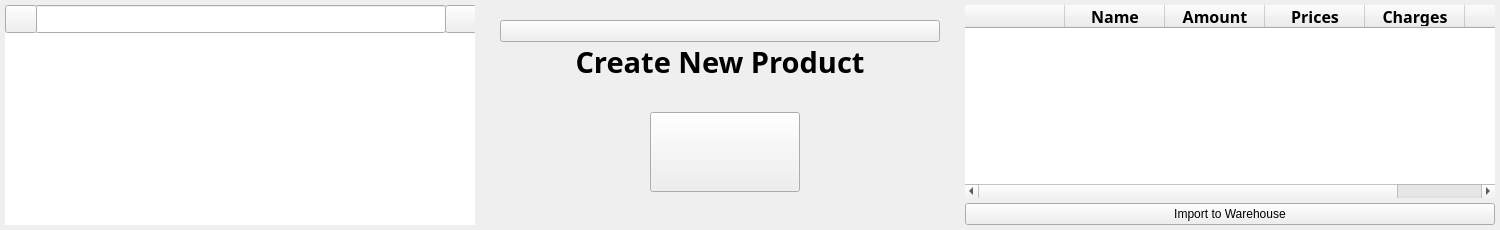
           <widget class="QWidget" name="widget_2" native="true">
            <layout class="QHBoxLayout" name="horizontalLayout_7">
             <property name="spacing">
              <number>0</number>
             </property>
             <property name="leftMargin">
              <number>0</number>
             </property>
             <property name="topMargin">
              <number>0</number>
             </property>
             <property name="rightMargin">
              <number>0</number>
             </property>
             <property name="bottomMargin">
              <number>0</number>
             </property>
             <item>
              <widget class="QWidget" name="widget_search" native="true">
               <property name="enabled">
                <bool>true</bool>
               </property>
               <property name="minimumSize">
                <size>
                 <width>480</width>
                 <height>0</height>
                </size>
               </property>
               <property name="maximumSize">
                <size>
                 <width>480</width>
                 <height>16777215</height>
                </size>
               </property>
               <layout class="QVBoxLayout" name="verticalLayout_6">
                <property name="spacing">
                 <number>0</number>
                </property>
                <property name="leftMargin">
                 <number>5</number>
                </property>
                <property name="topMargin">
                 <number>5</number>
                </property>
                <property name="rightMargin">
                 <number>5</number>
                </property>
                <property name="bottomMargin">
                 <number>5</number>
                </property>
                <item>
                 <widget class="QWidget" name="widget_8" native="true">
                  <property name="minimumSize">
                   <size>
                    <width>0</width>
                    <height>28</height>
                   </size>
                  </property>
                  <widget class="QLineEdit" name="search_box">
                   <property name="geometry">
                    <rect>
                     <x>30</x>
                     <y>0</y>
                     <width>411</width>
                     <height>28</height>
                    </rect>
                   </property>
                   <property name="sizePolicy">
                    <sizepolicy hsizetype="Minimum" vsizetype="Fixed">
                     <horstretch>0</horstretch>
                     <verstretch>0</verstretch>
                    </sizepolicy>
                   </property>
                   <property name="minimumSize">
                    <size>
                     <width>200</width>
                     <height>0</height>
                    </size>
                   </property>
                   <property name="maximumSize">
                    <size>
                     <width>450</width>
                     <height>16777215</height>
                    </size>
                   </property>
                   <property name="font">
                    <font>
                     <family>Comfortaa</family>
                     <pointsize>11</pointsize>
                     <weight>50</weight>
                     <italic>false</italic>
                     <bold>false</bold>
                    </font>
                   </property>
                   <property name="styleSheet">
                    <string notr="true"/>
                   </property>
                   <property name="text">
                    <string/>
                   </property>
                   <property name="alignment">
                    <set>Qt::AlignCenter</set>
                   </property>
                  </widget>
                  <widget class="QLabel" name="label_search">
                   <property name="enabled">
                    <bool>true</bool>
                   </property>
                   <property name="geometry">
                    <rect>
                     <x>0</x>
                     <y>0</y>
                     <width>468</width>
                     <height>28</height>
                    </rect>
                   </property>
                   <property name="sizePolicy">
                    <sizepolicy hsizetype="Preferred" vsizetype="Preferred">
                     <horstretch>0</horstretch>
                     <verstretch>0</verstretch>
                    </sizepolicy>
                   </property>
                   <property name="text">
                    <string>Search</string>
                   </property>
                   <property name="scaledContents">
                    <bool>false</bool>
                   </property>
                   <property name="alignment">
                    <set>Qt::AlignCenter</set>
                   </property>
                   <property name="indent">
                    <number>-1</number>
                   </property>
                  </widget>
                  <widget class="QPushButton" name="close_search_btn">
                   <property name="geometry">
                    <rect>
                     <x>440</x>
                     <y>0</y>
                     <width>32</width>
                     <height>28</height>
                    </rect>
                   </property>
                   <property name="text">
                    <string/>
                   </property>
                   <property name="icon">
                    <iconset>
                     <normaloff>../icons/x-circle-white.svg</normaloff>../icons/x-circle-white.svg</iconset>
                   </property>
                   <property name="iconSize">
                    <size>
                     <width>20</width>
                     <height>20</height>
                    </size>
                   </property>
                   <property name="shortcut">
                    <string>Ctrl+S</string>
                   </property>
                  </widget>
                  <widget class="QPushButton" name="pushButton_7">
                   <property name="geometry">
                    <rect>
                     <x>0</x>
                     <y>0</y>
                     <width>32</width>
                     <height>28</height>
                    </rect>
                   </property>
                   <property name="text">
                    <string/>
                   </property>
                   <property name="icon">
                    <iconset>
                     <normaloff>../icons/search-white.svg</normaloff>../icons/search-white.svg</iconset>
                   </property>
                   <property name="iconSize">
                    <size>
                     <width>20</width>
                     <height>20</height>
                    </size>
                   </property>
                  </widget>
                  <zorder>label_search</zorder>
                  <zorder>search_box</zorder>
                  <zorder>close_search_btn</zorder>
                  <zorder>pushButton_7</zorder>
                 </widget>
                </item>
                <item>
                 <widget class="QTableWidget" name="table_search">
                  <property name="enabled">
                   <bool>true</bool>
                  </property>
                  <property name="sizePolicy">
                   <sizepolicy hsizetype="Expanding" vsizetype="Expanding">
                    <horstretch>0</horstretch>
                    <verstretch>0</verstretch>
                   </sizepolicy>
                  </property>
                  <property name="baseSize">
                   <size>
                    <width>600</width>
                    <height>500</height>
                   </size>
                  </property>
                  <property name="font">
                   <font>
                    <family>Comfortaa</family>
                    <pointsize>10</pointsize>
                    <weight>50</weight>
                    <italic>false</italic>
                    <bold>false</bold>
                   </font>
                  </property>
                  <property name="cursor" stdset="0">
                   <cursorShape>PointingHandCursor</cursorShape>
                  </property>
                  <property name="styleSheet">
                   <string notr="true"/>
                  </property>
                  <property name="frameShape">
                   <enum>QFrame::NoFrame</enum>
                  </property>
                  <property name="frameShadow">
                   <enum>QFrame::Sunken</enum>
                  </property>
                  <property name="lineWidth">
                   <number>1</number>
                  </property>
                  <property name="editTriggers">
                   <set>QAbstractItemView::NoEditTriggers</set>
                  </property>
                  <property name="gridStyle">
                   <enum>Qt::DashLine</enum>
                  </property>
                  <property name="sortingEnabled">
                   <bool>false</bool>
                  </property>
                  <property name="cornerButtonEnabled">
                   <bool>true</bool>
                  </property>
                  <attribute name="horizontalHeaderVisible">
                   <bool>false</bool>
                  </attribute>
                  <column>
                   <property name="text">
                    <string/>
                   </property>
                   <property name="font">
                    <font>
                     <pointsize>12</pointsize>
                    </font>
                   </property>
                   <property name="textAlignment">
                    <set>AlignCenter</set>
                   </property>
                  </column>
                  <column>
                   <property name="text">
                    <string>Name</string>
                   </property>
                   <property name="font">
                    <font>
                     <pointsize>12</pointsize>
                    </font>
                   </property>
                  </column>
                 </widget>
                </item>
               </layout>
              </widget>
             </item>
             <item>
              <widget class="QWidget" name="widget_create_product" native="true">
               <property name="minimumSize">
                <size>
                 <width>480</width>
                 <height>0</height>
                </size>
               </property>
               <layout class="QHBoxLayout" name="horizontalLayout_10">
                <property name="spacing">
                 <number>0</number>
                </property>
                <property name="leftMargin">
                 <number>0</number>
                </property>
                <property name="topMargin">
                 <number>0</number>
                </property>
                <property name="rightMargin">
                 <number>0</number>
                </property>
                <property name="bottomMargin">
                 <number>0</number>
                </property>
                <item>
                 <widget class="QWidget" name="widget_11" native="true">
                  <layout class="QVBoxLayout" name="verticalLayout_9">
                   <property name="spacing">
                    <number>0</number>
                   </property>
                   <property name="leftMargin">
                    <number>20</number>
                   </property>
                   <property name="topMargin">
                    <number>10</number>
                   </property>
                   <property name="rightMargin">
                    <number>20</number>
                   </property>
                   <property name="bottomMargin">
                    <number>10</number>
                   </property>
                   <item>
                    <widget class="QWidget" name="widget_bg" native="true">
                     <layout class="QVBoxLayout" name="verticalLayout_10">
                      <property name="spacing">
                       <number>0</number>
                      </property>
                      <property name="sizeConstraint">
                       <enum>QLayout::SetDefaultConstraint</enum>
                      </property>
                      <property name="leftMargin">
                       <number>0</number>
                      </property>
                      <property name="topMargin">
                       <number>0</number>
                      </property>
                      <property name="rightMargin">
                       <number>0</number>
                      </property>
                      <property name="bottomMargin">
                       <number>0</number>
                      </property>
                      <item alignment="Qt::AlignTop">
                       <widget class="QWidget" name="widget_top" native="true">
                        <layout class="QVBoxLayout" name="verticalLayout_11">
                         <property name="spacing">
                          <number>0</number>
                         </property>
                         <property name="leftMargin">
                          <number>0</number>
                         </property>
                         <property name="topMargin">
                          <number>10</number>
                         </property>
                         <property name="rightMargin">
                          <number>0</number>
                         </property>
                         <property name="bottomMargin">
                          <number>0</number>
                         </property>
                         <item>
                          <widget class="QPushButton" name="close_create_product">
                           <property name="text">
                            <string/>
                           </property>
                           <property name="icon">
                            <iconset>
                             <normaloff>../icons/x-circle-black.svg</normaloff>../icons/x-circle-black.svg</iconset>
                           </property>
                           <property name="iconSize">
                            <size>
                             <width>25</width>
                             <height>25</height>
                            </size>
                           </property>
                          </widget>
                         </item>
                         <item>
                          <widget class="QLabel" name="title_right">
                           <property name="font">
                            <font>
                             <family>Comfortaa</family>
                             <pointsize>22</pointsize>
                             <weight>75</weight>
                             <italic>false</italic>
                             <bold>true</bold>
                            </font>
                           </property>
                           <property name="styleSheet">
                            <string notr="true"/>
                           </property>
                           <property name="text">
                            <string>Create New Product</string>
                           </property>
                           <property name="alignment">
                            <set>Qt::AlignCenter</set>
                           </property>
                          </widget>
                         </item>
                        </layout>
                       </widget>
                      </item>
                      <item>
                       <widget class="QWidget" name="widget_main" native="true">
                        <property name="sizePolicy">
                         <sizepolicy hsizetype="Preferred" vsizetype="Expanding">
                          <horstretch>0</horstretch>
                          <verstretch>0</verstretch>
                         </sizepolicy>
                        </property>
                        <widget class="QLabel" name="status">
                         <property name="geometry">
                          <rect>
                           <x>100</x>
                           <y>335</y>
                           <width>251</width>
                           <height>21</height>
                          </rect>
                         </property>
                         <property name="styleSheet">
                          <string notr="true"/>
                         </property>
                         <property name="text">
                          <string/>
                         </property>
                         <property name="alignment">
                          <set>Qt::AlignCenter</set>
                         </property>
                        </widget>
                        <widget class="QLineEdit" name="retail_price">
                         <property name="geometry">
                          <rect>
                           <x>100</x>
                           <y>230</y>
                           <width>251</width>
                           <height>31</height>
                          </rect>
                         </property>
                         <property name="font">
                          <font>
                           <family>Comfortaa</family>
                           <pointsize>12</pointsize>
                           <weight>50</weight>
                           <italic>false</italic>
                           <bold>false</bold>
                          </font>
                         </property>
                         <property name="styleSheet">
                          <string notr="true"/>
                         </property>
                         <property name="inputMethodHints">
                          <set>Qt::ImhDate</set>
                         </property>
                         <property name="text">
                          <string/>
                         </property>
                         <property name="frame">
                          <bool>false</bool>
                         </property>
                         <property name="alignment">
                          <set>Qt::AlignCenter</set>
                         </property>
                        </widget>
                        <widget class="QLineEdit" name="name_product">
                         <property name="geometry">
                          <rect>
                           <x>100</x>
                           <y>160</y>
                           <width>250</width>
                           <height>31</height>
                          </rect>
                         </property>
                         <property name="font">
                          <font>
                           <family>Comfortaa</family>
                           <pointsize>12</pointsize>
                           <weight>50</weight>
                           <italic>false</italic>
                           <bold>false</bold>
                          </font>
                         </property>
                         <property name="styleSheet">
                          <string notr="true"/>
                         </property>
                         <property name="text">
                          <string/>
                         </property>
                         <property name="frame">
                          <bool>false</bool>
                         </property>
                         <property name="alignment">
                          <set>Qt::AlignCenter</set>
                         </property>
                        </widget>
                        <widget class="QLabel" name="cost_price_s">
                         <property name="geometry">
                          <rect>
                           <x>100</x>
                           <y>295</y>
                           <width>251</width>
                           <height>31</height>
                          </rect>
                         </property>
                         <property name="text">
                          <string>Enter cost price</string>
                         </property>
                        </widget>
                        <widget class="QLineEdit" name="cost_price">
                         <property name="geometry">
                          <rect>
                           <x>100</x>
                           <y>295</y>
                           <width>251</width>
                           <height>31</height>
                          </rect>
                         </property>
                         <property name="font">
                          <font>
                           <family>Comfortaa</family>
                           <pointsize>12</pointsize>
                           <weight>50</weight>
                           <italic>false</italic>
                           <bold>false</bold>
                          </font>
                         </property>
                         <property name="styleSheet">
                          <string notr="true"/>
                         </property>
                         <property name="text">
                          <string/>
                         </property>
                         <property name="frame">
                          <bool>false</bool>
                         </property>
                         <property name="alignment">
                          <set>Qt::AlignCenter</set>
                         </property>
                        </widget>
                        <widget class="QLabel" name="retail_price_s">
                         <property name="geometry">
                          <rect>
                           <x>100</x>
                           <y>230</y>
                           <width>251</width>
                           <height>31</height>
                          </rect>
                         </property>
                         <property name="text">
                          <string>Enter retail price</string>
                         </property>
                        </widget>
                        <widget class="QLabel" name="name_product_s">
                         <property name="geometry">
                          <rect>
                           <x>100</x>
                           <y>160</y>
                           <width>251</width>
                           <height>31</height>
                          </rect>
                         </property>
                         <property name="text">
                          <string>Enter name product</string>
                         </property>
                        </widget>
                        <widget class="QPushButton" name="btn_create">
                         <property name="geometry">
                          <rect>
                           <x>160</x>
                           <y>370</y>
                           <width>131</width>
                           <height>31</height>
                          </rect>
                         </property>
                         <property name="styleSheet">
                          <string notr="true"/>
                         </property>
                         <property name="text">
                          <string>Create</string>
                         </property>
                        </widget>
                        <widget class="QLabel" name="retail_price_s_2">
                         <property name="geometry">
                          <rect>
                           <x>110</x>
                           <y>200</y>
                           <width>251</width>
                           <height>31</height>
                          </rect>
                         </property>
                         <property name="text">
                          <string>Retail price</string>
                         </property>
                         <property name="alignment">
                          <set>Qt::AlignLeading|Qt::AlignLeft|Qt::AlignVCenter</set>
                         </property>
                        </widget>
                        <widget class="QLabel" name="name_product_s_2">
                         <property name="geometry">
                          <rect>
                           <x>110</x>
                           <y>130</y>
                           <width>251</width>
                           <height>31</height>
                          </rect>
                         </property>
                         <property name="text">
                          <string>Name product</string>
                         </property>
                         <property name="alignment">
                          <set>Qt::AlignLeading|Qt::AlignLeft|Qt::AlignVCenter</set>
                         </property>
                        </widget>
                        <widget class="QLabel" name="cost_price_s_2">
                         <property name="geometry">
                          <rect>
                           <x>110</x>
                           <y>270</y>
                           <width>251</width>
                           <height>31</height>
                          </rect>
                         </property>
                         <property name="text">
                          <string>Cost price</string>
                         </property>
                         <property name="alignment">
                          <set>Qt::AlignLeading|Qt::AlignLeft|Qt::AlignVCenter</set>
                         </property>
                        </widget>
                        <widget class="QPushButton" name="upload_btn">
                         <property name="geometry">
                          <rect>
                           <x>150</x>
                           <y>30</y>
                           <width>150</width>
                           <height>80</height>
                          </rect>
                         </property>
                         <property name="minimumSize">
                          <size>
                           <width>150</width>
                           <height>80</height>
                          </size>
                         </property>
                         <property name="styleSheet">
                          <string notr="true"/>
                         </property>
                         <property name="text">
                          <string/>
                         </property>
                         <property name="icon">
                          <iconset>
                           <normaloff>../icons/upload-black.svg</normaloff>../icons/upload-black.svg</iconset>
                         </property>
                         <property name="iconSize">
                          <size>
                           <width>150</width>
                           <height>50</height>
                          </size>
                         </property>
                        </widget>
                        <widget class="QLabel" name="upload_stt">
                         <property name="geometry">
                          <rect>
                           <x>170</x>
                           <y>88</y>
                           <width>111</width>
                           <height>20</height>
                          </rect>
                         </property>
                         <property name="text">
                          <string>Upload Image</string>
                         </property>
                         <property name="alignment">
                          <set>Qt::AlignCenter</set>
                         </property>
                        </widget>
                        <zorder>upload_stt</zorder>
                        <zorder>cost_price_s</zorder>
                        <zorder>retail_price_s</zorder>
                        <zorder>cost_price</zorder>
                        <zorder>retail_price</zorder>
                        <zorder>name_product_s</zorder>
                        <zorder>name_product</zorder>
                        <zorder>status</zorder>
                        <zorder>btn_create</zorder>
                        <zorder>retail_price_s_2</zorder>
                        <zorder>name_product_s_2</zorder>
                        <zorder>cost_price_s_2</zorder>
                        <zorder>upload_btn</zorder>
                       </widget>
                      </item>
                     </layout>
                    </widget>
                   </item>
                  </layout>
                 </widget>
                </item>
               </layout>
              </widget>
             </item>
             <item>
              <widget class="QWidget" name="widget_6" native="true">
               <layout class="QVBoxLayout" name="verticalLayout_7">
                <property name="spacing">
                 <number>5</number>
                </property>
                <property name="leftMargin">
                 <number>5</number>
                </property>
                <property name="topMargin">
                 <number>5</number>
                </property>
                <property name="rightMargin">
                 <number>5</number>
                </property>
                <property name="bottomMargin">
                 <number>5</number>
                </property>
                <item>
                 <widget class="QTableWidget" name="tableWidget">
                  <property name="minimumSize">
                   <size>
                    <width>530</width>
                    <height>0</height>
                   </size>
                  </property>
                  <property name="font">
                   <font>
                    <family>Comfortaa</family>
                    <pointsize>10</pointsize>
                    <weight>50</weight>
                    <italic>false</italic>
                    <bold>false</bold>
                   </font>
                  </property>
                  <property name="styleSheet">
                   <string notr="true"/>
                  </property>
                  <property name="frameShape">
                   <enum>QFrame::NoFrame</enum>
                  </property>
                  <property name="editTriggers">
                   <set>QAbstractItemView::DoubleClicked</set>
                  </property>
                  <property name="gridStyle">
                   <enum>Qt::DashLine</enum>
                  </property>
                  <column>
                   <property name="text">
                    <string/>
                   </property>
                  </column>
                  <column>
                   <property name="text">
                    <string>Name</string>
                   </property>
                   <property name="font">
                    <font>
                     <pointsize>12</pointsize>
                     <weight>75</weight>
                     <bold>true</bold>
                    </font>
                   </property>
                  </column>
                  <column>
                   <property name="text">
                    <string>Amount</string>
                   </property>
                   <property name="font">
                    <font>
                     <pointsize>12</pointsize>
                     <weight>75</weight>
                     <bold>true</bold>
                    </font>
                   </property>
                  </column>
                  <column>
                   <property name="text">
                    <string>Prices</string>
                   </property>
                   <property name="font">
                    <font>
                     <pointsize>12</pointsize>
                     <weight>75</weight>
                     <bold>true</bold>
                    </font>
                   </property>
                  </column>
                  <column>
                   <property name="text">
                    <string>Charges</string>
                   </property>
                   <property name="font">
                    <font>
                     <pointsize>12</pointsize>
                     <weight>75</weight>
                     <bold>true</bold>
                    </font>
                   </property>
                  </column>
                  <column>
                   <property name="text">
                    <string/>
                   </property>
                  </column>
                 </widget>
                </item>
                <item>
                 <widget class="QWidget" name="widget_9" native="true">
                  <layout class="QVBoxLayout" name="verticalLayout_8">
                   <property name="spacing">
                    <number>0</number>
                   </property>
                   <property name="leftMargin">
                    <number>0</number>
                   </property>
                   <property name="topMargin">
                    <number>0</number>
                   </property>
                   <property name="rightMargin">
                    <number>0</number>
                   </property>
                   <property name="bottomMargin">
                    <number>0</number>
                   </property>
                   <item>
                    <widget class="QPushButton" name="confirm_import_btn">
                     <property name="text">
                      <string>Import to Warehouse</string>
                     </property>
                    </widget>
                   </item>
                  </layout>
                 </widget>
                </item>
               </layout>
              </widget>
             </item>
            </layout>
           </widget>
